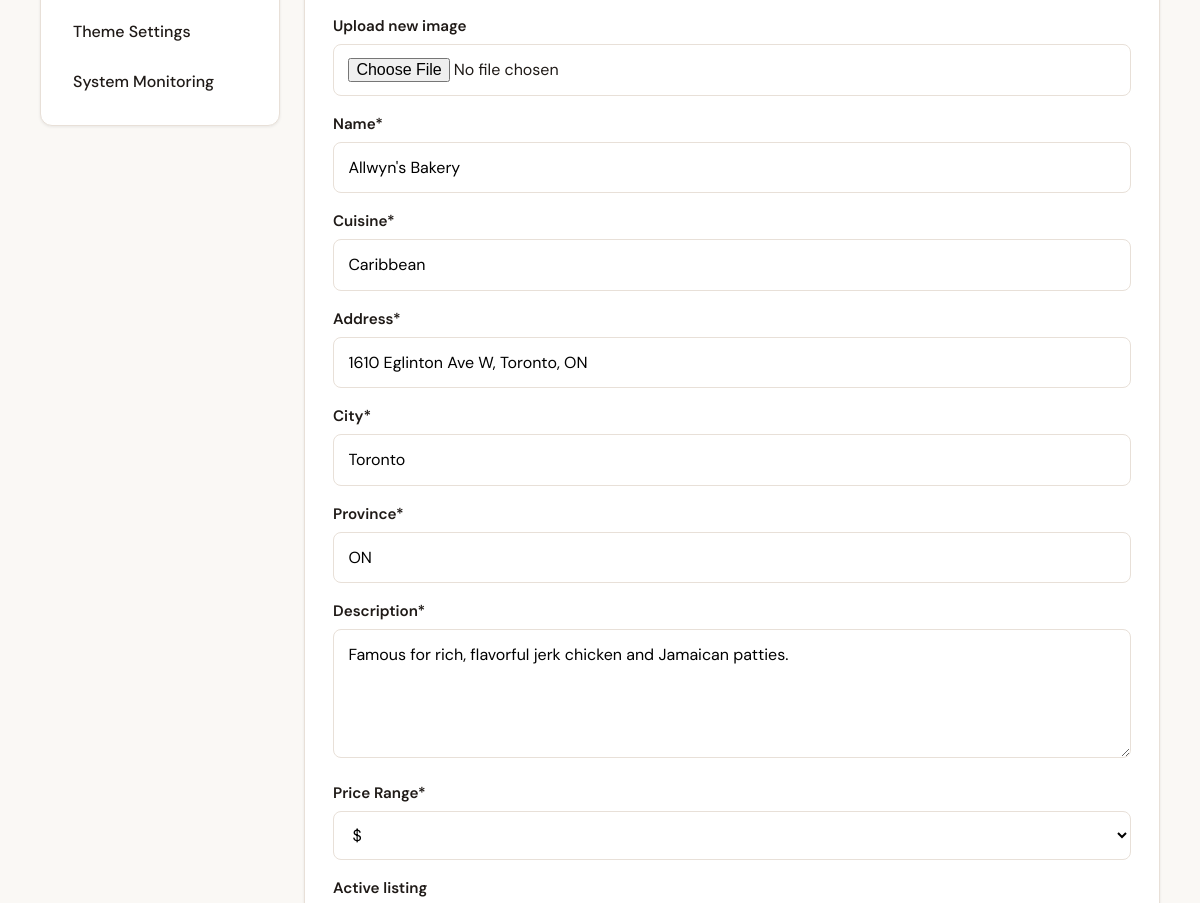
The page /admin/restaurants/edit.php?id=15 (signed in, middle part) on the database as committed earlier.
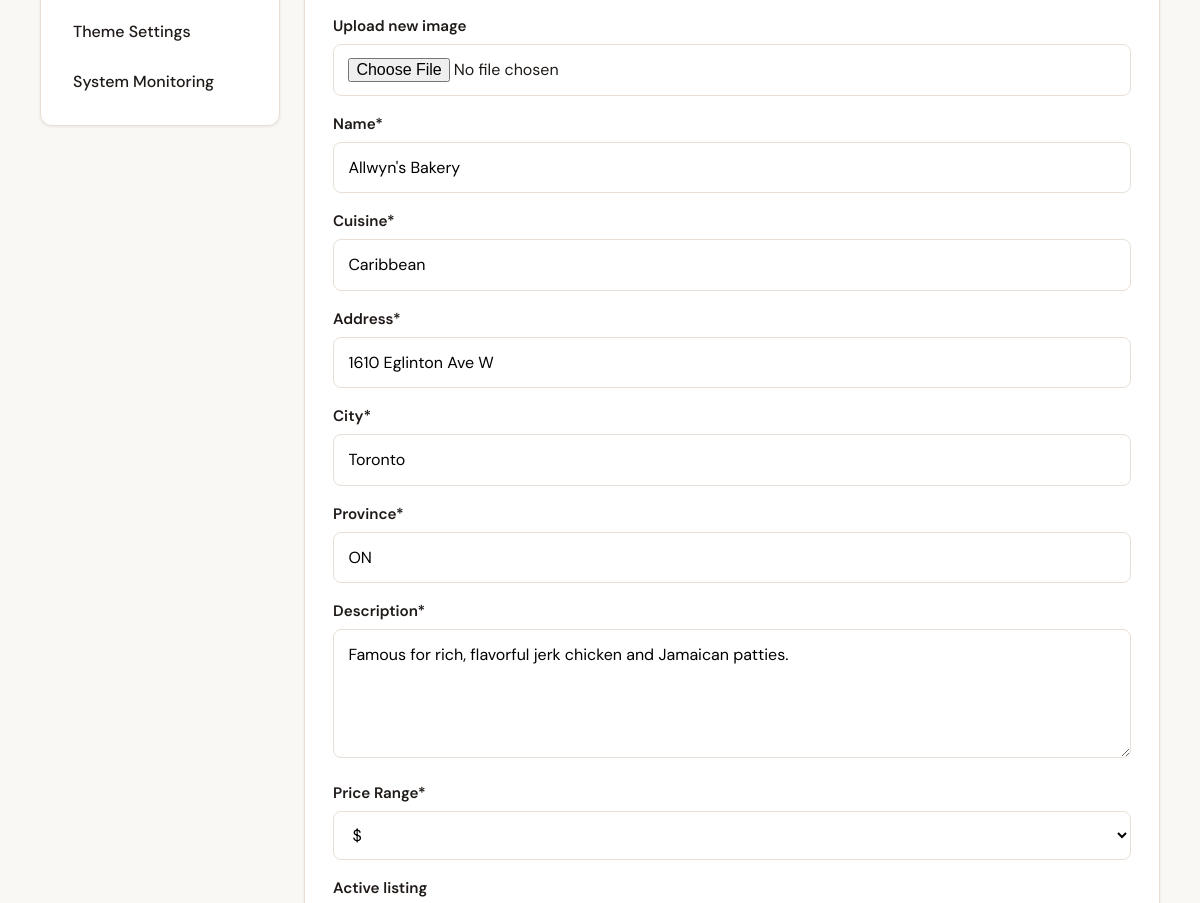
The same page on the database as committed later.
### tables this page shows
CREATE TABLE restaurants (
    id INT AUTO_INCREMENT PRIMARY KEY,
    name VARCHAR(150) NOT NULL,
    cuisine VARCHAR(80) NOT NULL,
    city VARCHAR(80) NOT NULL,
    province VARCHAR(10) NOT NULL,
    description TEXT NOT NULL,
    address VARCHAR(255) NULL,
    image_path VARCHAR(255) NULL,
    latitude DECIMAL(10, 7) NULL,
    longitude DECIMAL(10, 7) NULL,
    price_range TINYINT NOT NULL DEFAULT 2,
    is_active TINYINT(1) NOT NULL DEFAULT 1,
    created_at TIMESTAMP NOT NULL DEFAULT CURRENT_TIMESTAMP,
    CONSTRAINT chk_restaurants_price_range CHECK (price_range BETWEEN 1 AND 4)
);

### includes/db.php (called while the page is built, shortened)
<?php
function db(): PDO
{
    static $pdo = null;
    if ($pdo instanceof PDO) {
        return $pdo;
    }
    $dsn = sprintf(
        'mysql:host=%s;port=%s;dbname=%s;charset=%s',
        DB_HOST,
        DB_PORT,
        DB_NAME,
        DB_CHARSET
    );
    $pdo = new PDO($dsn, DB_USER, DB_PASS, [
        PDO::ATTR_ERRMODE => PDO::ERRMODE_EXCEPTION,
        PDO::ATTR_DEFAULT_FETCH_MODE => PDO::FETCH_ASSOC,
        PDO::ATTR_EMULATE_PREPARES => false,
    ]);
    return $pdo;
}

### includes/functions.php (called while the page is built, shortened)
<?php
function e(string $value): string
{
    return htmlspecialchars($value, ENT_QUOTES, 'UTF-8');
}
function get_site_setting(string $key, ?string $default = null): ?string
{
    static $cache = [];
    if (array_key_exists($key, $cache)) {
        return $cache[$key];
    }
    try {
        require_once __DIR__ . '/db.php';
        $stmt = db()->prepare('SELECT setting_value FROM site_settings WHERE setting_key = :key');
        $stmt->execute(['key' => $key]);
        $value = $stmt->fetchColumn();
        $cache[$key] = $value !== false ? (string) $value : $default;
        return $cache[$key];
    } catch (Throwable $e) {
        return $default;
    }
}
function get_menu_items_grouped(int $restaurantId): array
{
    require_once __DIR__ . '/db.php';
    $stmt = db()->prepare(
        'SELECT category, name, description, price
         FROM menu_items
         WHERE restaurant_id = :restaurant_id
         ORDER BY category ASC, name ASC'
    );
    $stmt->execute(['restaurant_id' => $restaurantId]);
    $grouped = [];
    foreach ($stmt->fetchAll() as $item) {
        $grouped[$item['category']][] = $item;
    }
    return $grouped;
}
function get_restaurant_by_id_for_admin(int $id): ?array
{
    require_once __DIR__ . '/db.php';
    $stmt = db()->prepare('SELECT * FROM restaurants WHERE id = :id');
    $stmt->execute(['id' => $id]);
    $restaurant = $stmt->fetch();
    return $restaurant ?: null;
}

### admin/restaurants/edit.php (the view, shortened to what the changed rows need)
<?php
require_once __DIR__ . '/../../includes/functions.php';
require_once __DIR__ . '/../../includes/db.php';
$id = (int) ($_GET['id'] ?? 0);
$restaurant = get_restaurant_by_id_for_admin($id);
$name = $restaurant['name'];
$cuisine = $restaurant['cuisine'];
$city = $restaurant['city'];
$province = $restaurant['province'];
$description = $restaurant['description'];
$address = $restaurant['address'] ?? '';
require_once __DIR__ . '/../../includes/header.php';
?>
<section class="page-content">
    <div class="container client-layout">
        <div class="client-main">
            <div class="content-card">
                <?php
                require __DIR__ . '/../../includes/partials/context-help.php';
                ?>
                <form class="auth-form" method="post" action="edit.php?id=<?= (int) $id ?>" enctype="multipart/form-data" novalidate>
                    <div class="form-group">
                        <label for="name">Name*</label>
                        <input type="text" id="name" name="name" value="<?= e($name) ?>" required>
                    </div>
                    <div class="form-group">
                        <label for="cuisine">Cuisine*</label>
                        <input type="text" id="cuisine" name="cuisine" value="<?= e($cuisine) ?>" required>
                    </div>
                    <div class="form-group">
                        <label for="address">Address*</label>
                        <input type="text" id="address" name="address" value="<?= e($address) ?>">
                    </div>
                    <div class="form-group">
                        <label for="city">City*</label>
                        <input type="text" id="city" name="city" value="<?= e($city) ?>" required>
                    </div>
                    <div class="form-group">
                        <label for="province">Province*</label>
                        <input type="text" id="province" name="province" value="<?= e($province) ?>" maxlength="10" placeholder="ON" required>
                    </div>
                    <div class="form-group">
                        <label for="description">Description*</label>
                        <textarea id="description" name="description" rows="4" required><?= e($description) ?></textarea>
                    </div>
                </form>
            </div>
        </div>
    </div>
</section>
<?php require_once __DIR__ . '/../../includes/footer.php'; ?>

Rows that differ between the two databases and show on the page:
changed restaurants "Allwyn's Bakery": address "1610 Eglinton Ave W, Toronto, ON" → "1610 Eglinton Ave W"
